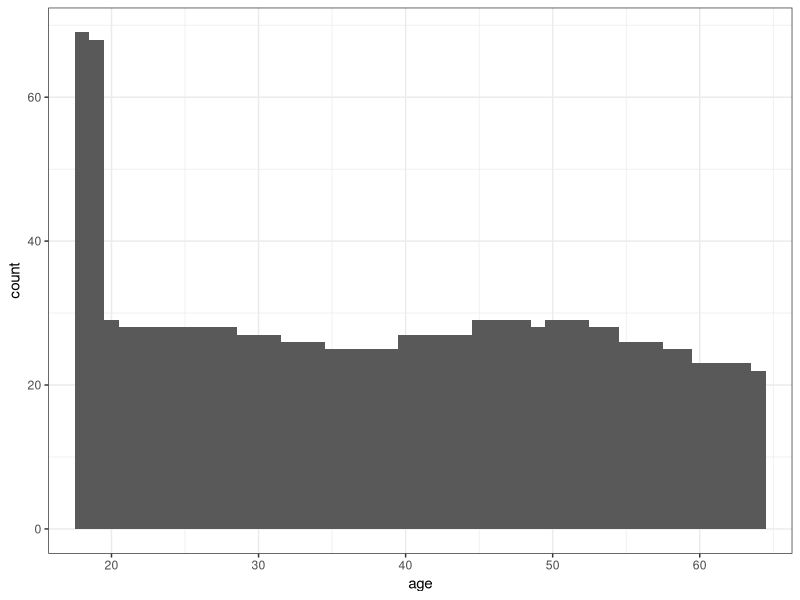
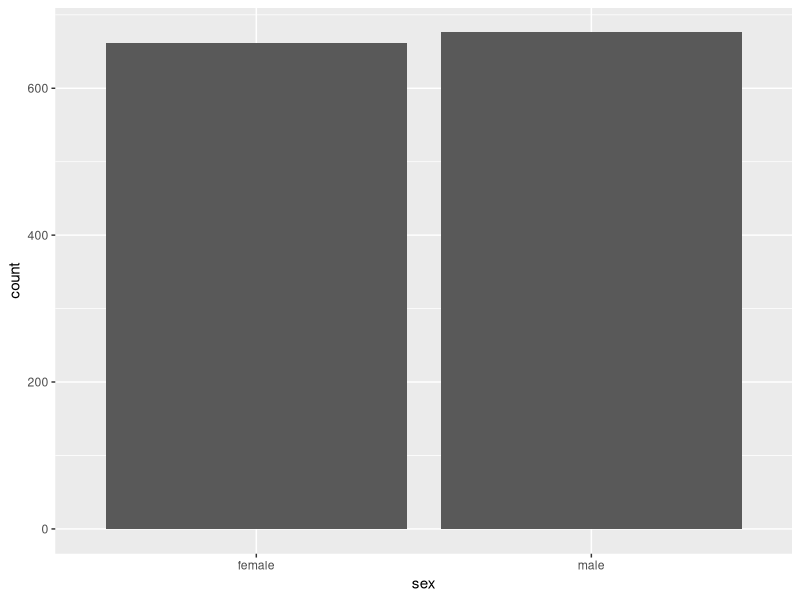
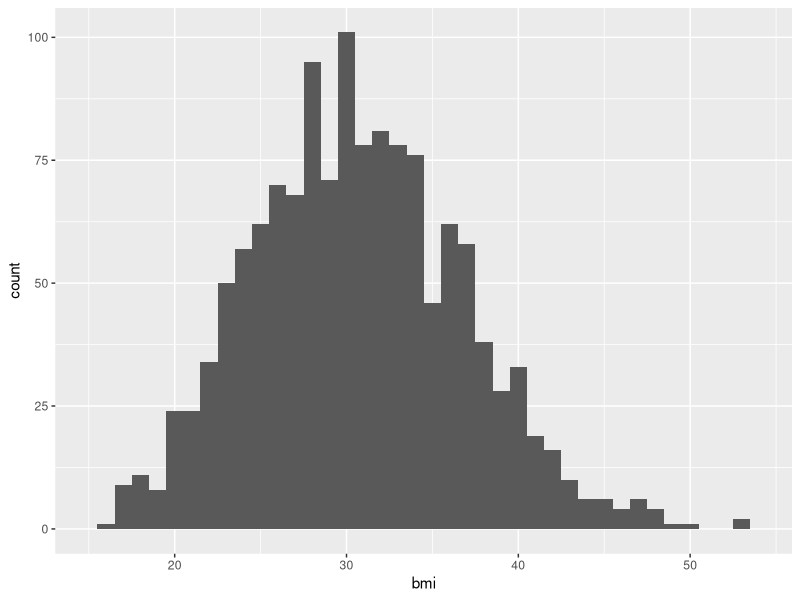
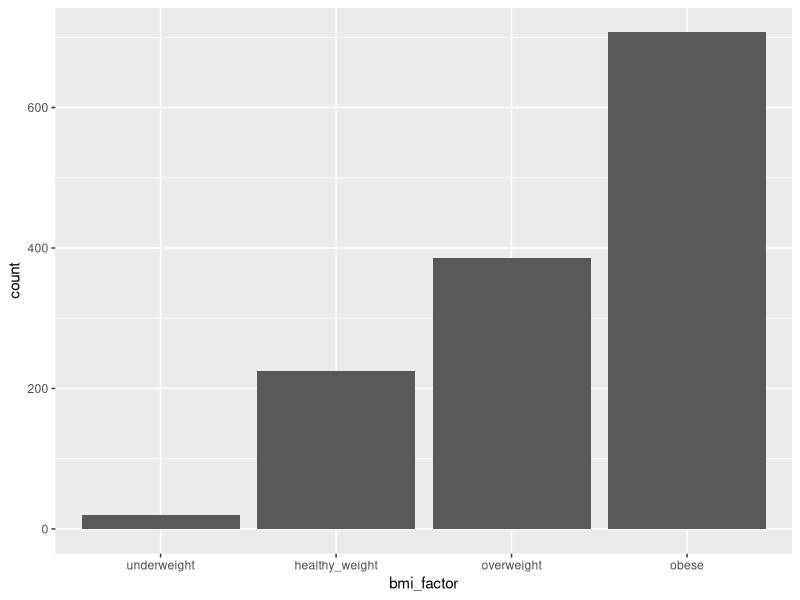
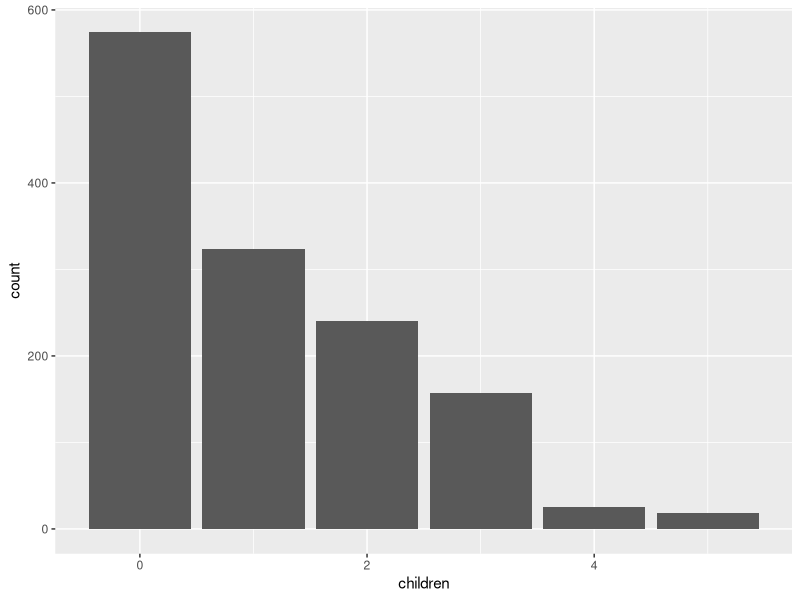
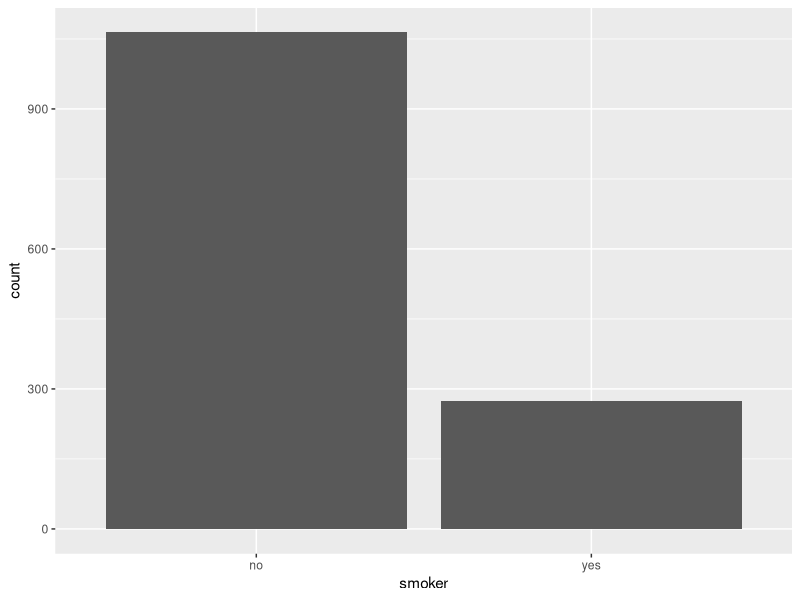
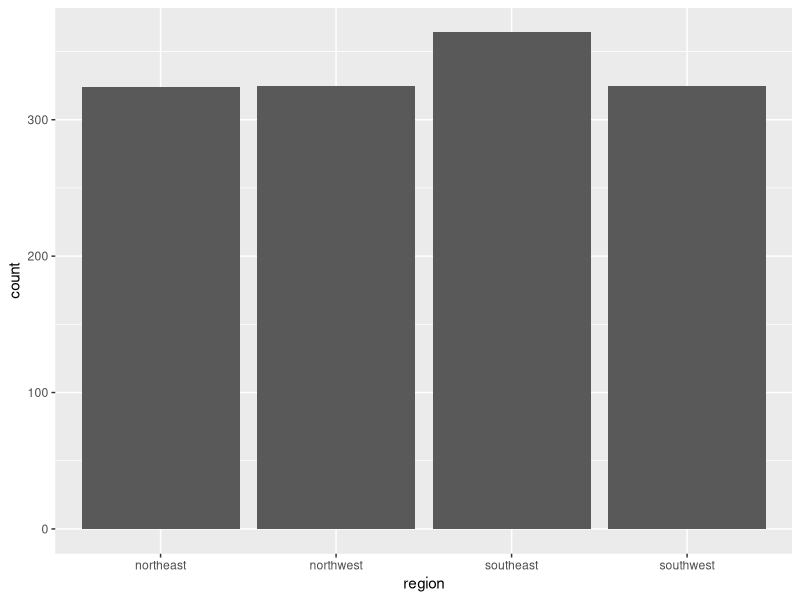
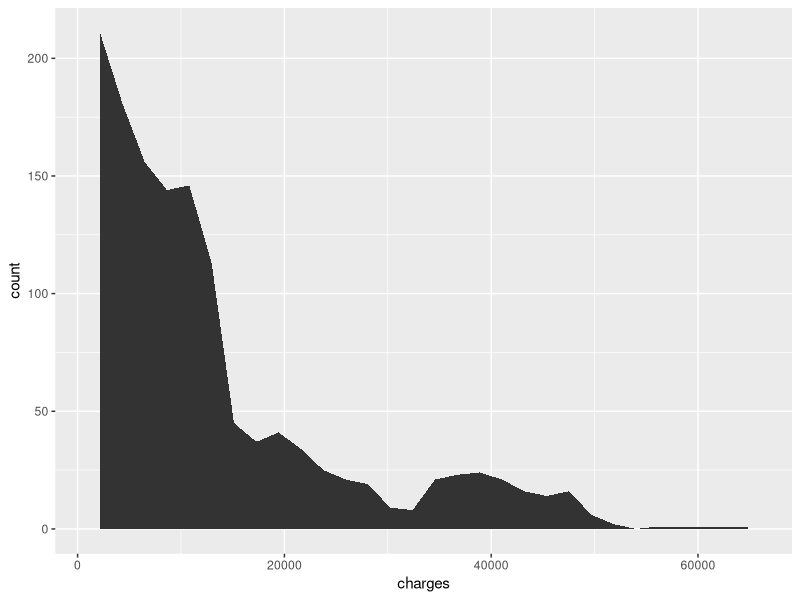

Generate these figures, in order, with R:
## ---- chunk 1

health_charges_clean <- read.csv("health_charges_clean.csv", header=TRUE)

head(health_charges_clean)

## ---- chunk 2
library(ggplot2)

ggplot(health_charges_clean, aes(age))+
  geom_histogram(binwidth = 1)+
  coord_cartesian(xlim = c(18, 64))+
  theme_bw()
## ---- chunk 3
ggplot(health_charges_clean, aes(sex))+
  geom_bar()
## ---- chunk 4
ggplot(health_charges_clean, aes(bmi)) +
  geom_histogram(binwidth = 1) +
  coord_cartesian(xlim = c(15, 54))
## ---- chunk 5
health_charges_clean$bmi_factor <- factor(health_charges_clean$bmi_factor, 
      levels = c("underweight", "healthy_weight", "overweight", "obese"),
      ordered = TRUE)
ggplot(health_charges_clean, aes(bmi_factor)) +
  geom_bar()
## ---- chunk 6
ggplot(health_charges_clean, aes(children))+
  geom_bar()
## ---- chunk 7
ggplot(health_charges_clean, aes(smoker))+
  geom_bar()
## ---- chunk 8
ggplot(health_charges_clean, aes(region))+
  geom_bar()
## ---- chunk 9
ggplot(health_charges_clean, aes(charges)) +
  geom_area(stat = "bin")
## ---- chunk 10
ggplot(health_charges_clean, 
       aes(x = bmi, y = charges, color = bmi_factor, alpha = .005 ))+
  geom_point() +
  geom_jitter() +
  geom_smooth (method = "loess", color = "black")
## ---- chunk 11
health_charges_clean$children <- as.factor(health_charges_clean$children)

ggplot(health_charges_clean, aes(x = children, y = charges, color = sex)) +
  geom_bar(stat = "identity", aes(color = sex, fill = sex), 
           width = .7, position = "dodge")
## ---- chunk 12
ggplot(health_charges_clean, aes(x = age, y = charges, color = bmi_factor), alpha = .02, size = .02) +
  geom_point(aes(color = bmi_factor, fill = bmi_factor))+
  facet_grid( . ~ smoker)+
  geom_smooth(se = FALSE, method = "loess", weight = .005, color = "black", alpha = .02 )
## ---- chunk 13
ggplot(health_charges_clean, aes(x = region, y = charges, color = bmi_factor))+
  geom_bar(stat = "identity", position = "dodge", 
           aes(color = bmi_factor, fill = bmi_factor), width = .7)
